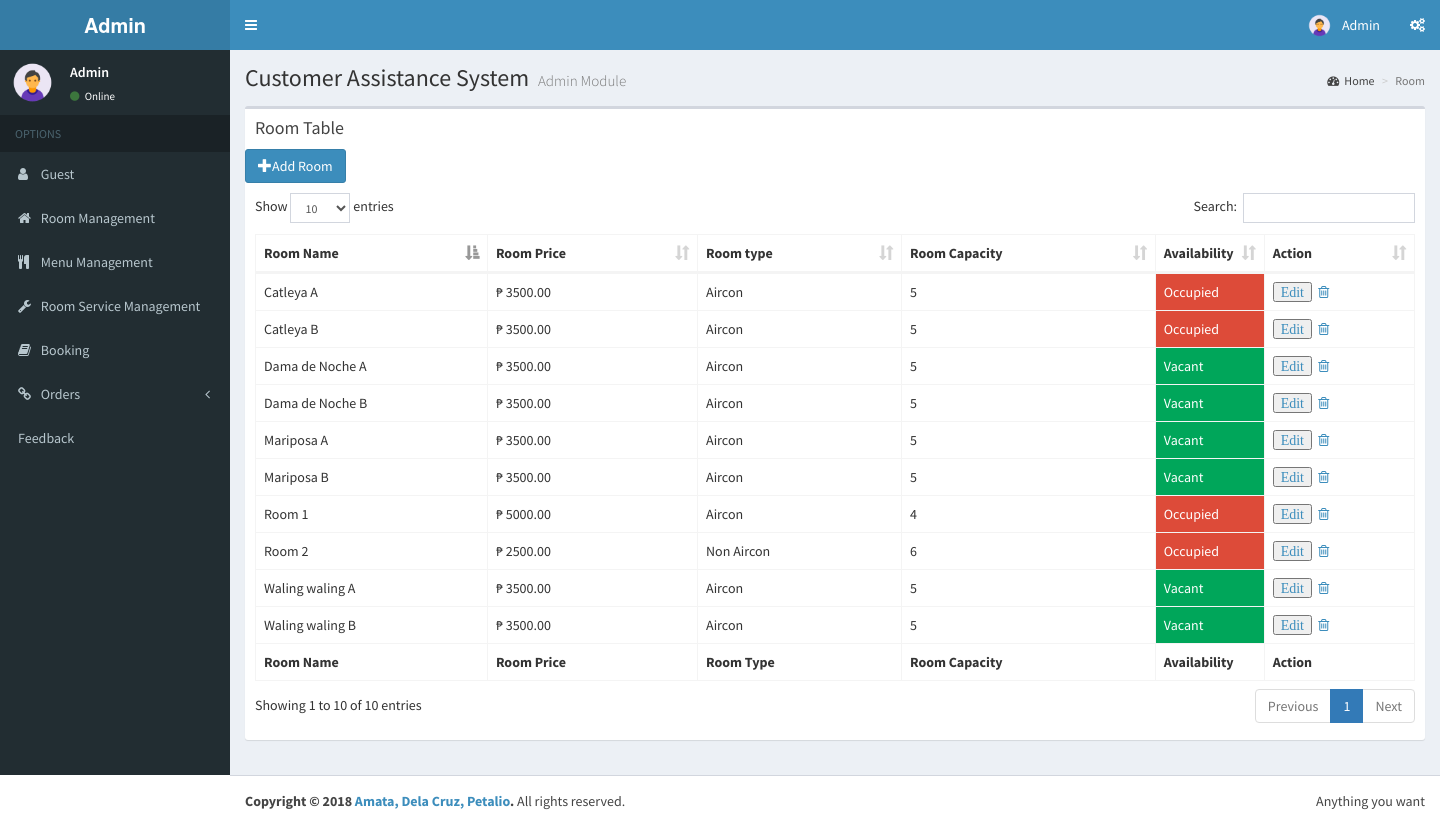
Screenshot of /room.php (signed in) with the database file from the repository.
### tables this page shows
CREATE TABLE `room` (
  `room_ID` int(11) NOT NULL,
  `room_name` varchar(255) NOT NULL,
  `room_price` double(8,2) NOT NULL,
  `room_type` char(4) NOT NULL,
  `room_capacity` int(11) NOT NULL,
  `room_availability` tinyint(1) NOT NULL DEFAULT '1'
);

### room.php (the view, shortened to what this page needs)
<?php
include 'backend/PHPtoMySQL.php';
?>
<!DOCTYPE html>
<html>
<head>
  <link rel="stylesheet" href="assets/css/bootstrap.min.css">
  <link rel="stylesheet" href="https://cdnjs.cloudflare.com/ajax/libs/font-awesome/4.5.0/css/font-awesome.min.css">
  <link rel="stylesheet" href="https://cdnjs.cloudflare.com/ajax/libs/ionicons/2.0.1/css/ionicons.min.css">
  <link rel="stylesheet" href="assets/dist/css/AdminLTE.min.css">
  <link rel="stylesheet" href="assets/dist/css/skins/skin-blue.min.css">
  <link href="https://gitcdn.github.io/bootstrap-toggle/2.2.2/css/bootstrap-toggle.min.css" rel="stylesheet">
  <link rel="stylesheet" href="assets/plugins/datatables/dataTables.bootstrap.css">
</head>
<body class="hold-transition skin-blue sidebar-mini" data-spy="scroll" data-target=".navbar" data-offset="50">
<div class="wrapper">
  <header class="main-header">
    <a href="home.php" class="logo">
      <span class="logo-lg"><b>Admin</b> </span>
    </a>
    <nav class="navbar navbar-static-top" role="navigation">
      <a href="#" class="sidebar-toggle" data-toggle="offcanvas" role="button">
      </a>
      <div class="navbar-custom-menu">
        <ul class="nav navbar-nav">
          <li class="dropdown user user-menu">
            <a href="#" class="dropdown-toggle" data-toggle="dropdown">
              <img src="assets/dist/img/admin.png" class="user-image" alt="User Image">
              <span class="hidden-xs">Admin</span>
            </a>
          </li>
          <li>
            <a href="#" data-toggle="control-sidebar"><i class="fa fa-gears"></i></a>
          </li>
        </ul>
      </div>
    </nav>
  </header>
  <aside class="main-sidebar">
    <section class="sidebar">
      <div class="user-panel">
        <div class="pull-left image">
          <img src="assets/dist/img/admin.png" class="img-circle" alt="User Image">
        </div>
        <div class="pull-left info">
          <p>Admin</p>
          <a href="#"><i class="fa fa-circle text-success"></i> Online</a>
        </div>
      </div>
      <ul class="sidebar-menu">
        <li class="header">OPTIONS</li>
        <li><a href="guest.php"><i class="fa fa fa-user"></i> <span>Guest</span></a></li>
        <li><a href="room.php"><i class="fa fa-home"></i> <span>Room Management</span></a></li>
        <li><a href="menu.php"><i class="fa fa fa-cutlery"></i> <span>Menu Management</span></a></li>
        <li><a href="room_service.php"><i class="fa fa fa-wrench"></i> <span>Room Service Management</span></a></li>
        <li><a href="booking.php"><i class="fa fa fa-book"></i> <span>Booking</span></a></li>
                <li class="treeview">
          <a href="#"><i class="fa fa-link"></i> <span>Orders</span>
            <span class="pull-right-container">
              <i class="fa fa-angle-left pull-right"></i>
            </span>
          </a>
        </li>
        <li><a href="feedback.php"><i class="ion ion-stats-bars"></i> <span>Feedback</span></a></li>
      </ul>
     </section>
  </aside>
  <div class="content-wrapper">
    <section class="content-header">
      <h1>
        Customer Assistance System
        <small>Admin Module</small>
      </h1>
      <ol class="breadcrumb">
        <li><a href="#"><i class="fa fa-dashboard"></i>Home</a></li>
        <li class="active">Room</li>
      </ol>
    </section>
    <section class="content">
      <div class="box">
        <div class="box-header">
          <h3 class="box-title">Room Table</h3>
        </div>
            <a type="button" href="#" id="btnAddroom" class="btn btn-small btn-primary dropdown-toggle" data-toggle="modal" data-target="#myModalAdd">
              <i class="glyphicon glyphicon-plus"></i>Add Room
          </a>
         <div class="box-body">
              <table id="example1" class="table table-bordered table-hover">
                <thead>
                <tr>
                  <th>Room Name</th>
                  <th>Room Price</th>
                  <th>Room type</th>
                  <th>Room Capacity</th>
                 <th width="6%">Availability</th>
                  <th>Action</th>
                </tr>
                </thead>
                <tbody>
                  <?php
                    $sql = "SELECT room_ID, room_name, room_price, room_type, room_capacity, room_availability FROM room";
                    $result = mysqli_query($conn, $sql);
if (mysqli_num_rows($result) > 0) {
      while($row = mysqli_fetch_assoc($result)) {
                      echo "<tr>";
          if(isset($_POST['submit'])){
                      if($_POST['id'] == $row['room_ID']){
                        echo "<form method=\"post\" action=\"backend/room/room_edit.php\">";
                            echo "<td><input type=\"text\" placeholder=\"".$row['room_name']."\" name=\"room_name\"></td>";
                            echo "<td><input type=\"number\" class=\"form-control\" id=\"room_price\" name=\"room_price\"  placeholder= ".$row['room_price']."></td>";
                            echo "<td>
                                    <select class=\"form-control\" id=\"room_type\" name=\"room_type\">";
                                    echo"<option value=\"\">Select the room type</option>";
                                     echo" <option value=\"A\">Aircon</option>";
                                     echo" <option value=\"NA\">Non-Aircon</option>";
                                    echo"</select></td>";
                                    echo "<td><input type=\"number\" class=\"form-control\" id=\"room_capacity\" name=\"room_capacity\"  placeholder= ".$row['room_capacity']."></td>";
                            if($row['room_availability'] == 0){
                                echo "<td class=\" btn-danger\">Not Available</td>";
                                }else{
                                  echo "<td class=\" btn-success\">Available</td>";
                                }
                            echo "<td><form action=\"\" method=\"post\">
                            <input type=\"hidden\" value=".$row['room_ID']." name=\"id\">
                            <input type=\"submit\" value=\"Save\" name=\"Save\"\></form></td>";
                      }
                        else{
                        echo "<td>" . $row["room_name"]. "</td>";
                        echo "<td>₱ " . $row["room_price"]. "</td>";
                        if($row["room_type"] == 'A'){
                          echo "<td>Aircon</td>";
                          }else{
                            echo "<td>Non Aircon</td>";
                          }
                        echo "<td>" . $row["room_capacity"]. "</td>";
                    if($row['room_availability'] == 0){
                      echo "<td class=\" btn-danger\">Occupied</td>";
                      }else{
                        echo "<td class=\" btn-success\">Available</td>";
                      }
                        echo "<td><form action=\"\" method=\"post\">
                                      <input type=\"hidden\" value=".$row['room_ID']." name=\"id\">
                                      <a> <input type=\"submit\" class=\"fa fa-edit\" value=\"Edit\" name=\"submit\"\>
                                      </a>
                                      ";
                                        echo"
                                        <!--<a id=\"#myModalDel\" class=\"dropdown-toggle\" data-toggle=\"modal\" data-target=\"#myModalDel\" value=". $row["room_ID"] .">
                                        <i class=\"fa fa-trash-o\"></i>
                                      </a>-->
                                      <a class = \"fa fa-fw fa-trash-o\" href=\"backend/room/room_delete.php?id=".$row['room_ID']."\" onclick=\"return confirm('Confirm Delete');\"></a>
                                   </form>
                            </td>";
                         }
          }
          else{
            echo "<td>".$row['room_name']."</td>";
            echo "<td>₱ ".$row['room_price']."</td>";
            if($row["room_type"] == 'A'){
              echo "<td>Aircon</td>";
              }else{
                echo "<td>Non Aircon</td>";
              }
            echo "<td>" . $row["room_capacity"]. "</td>";
            if($row['room_availability'] == 0){
              echo "<td class=\" btn-danger\">Occupied</td>";
              }else{
                echo "<td class=\" btn-success\">Vacant</td>";
              }
            echo "<td><form action=\"\" method=\"post\">
                                      <input type=\"hidden\" value=".$row['room_ID']." name=\"id\">
                                      <a> <input type=\"submit\" class=\"fa fa-edit\" value=\"Edit\" name=\"submit\"\>
                                      </a>";
                                        echo"
                                      <a class = \"fa fa-fw fa-trash-o\" href=\"backend/room/room_delete.php?id=".$row['room_ID']."\" onclick=\"return confirm('Confirm Delete');\"></a>
                                   </form>
                            </td>";
          }
          echo "</tr>";
      }
  }
               else {
                    echo "";
                }
?>
     </tbody>
                 <tfoot>
                <tr>
                  <th>Room Name</th>
                  <th>Room Price</th>
                  <th>Room Type</th>
                  <th>Room Capacity</th>
                  <th>Availability</th>
                  <th>Action</th>
                </tr>
                </tfoot>
              </table>
            </div>
          </div>
        </div>
      </div>
  <footer class="main-footer">
    <div class="pull-right hidden-xs">
      Anything you want
    </div>
    <strong>Copyright &copy; 2018 <a href="#">Amata, Dela Cruz, Petalio</a>.</strong> All rights reserved.
   </footer>
</body>
</html>

### rows the page displays
room: room_name "Room 1", room_price "5000.00", room_type "Aircon", room_capacity "4", room_availability "Occupied"
room: room_name "Room 2", room_price "2500.00", room_type "Non Aircon", room_capacity "6", room_availability "Occupied"
room: room_name "Catleya A", room_price "3500.00", room_type "Aircon", room_capacity "5", room_availability "Occupied"
room: room_name "Catleya B", room_price "3500.00", room_type "Aircon", room_capacity "5", room_availability "Occupied"
room: room_name "Dama de Noche A", room_price "3500.00", room_type "Aircon", room_capacity "5", room_availability "Vacant"
room: room_name "Dama de Noche B", room_price "3500.00", room_type "Aircon", room_capacity "5", room_availability "Vacant"
room: room_name "Mariposa A", room_price "3500.00", room_type "Aircon", room_capacity "5", room_availability "Vacant"
room: room_name "Mariposa B", room_price "3500.00", room_type "Aircon", room_capacity "5", room_availability "Vacant"
room: room_name "Waling waling A", room_price "3500.00", room_type "Aircon", room_capacity "5", room_availability "Vacant"
room: room_name "Waling waling B", room_price "3500.00", room_type "Aircon", room_capacity "5", room_availability "Vacant"
